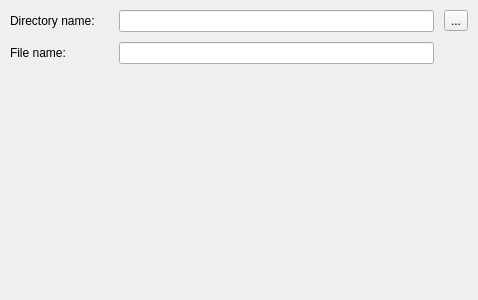
<?xml version="1.0" encoding="UTF-8"?>
<ui version="4.0">
 <class>PhotonMapExportDBParametersWidget</class>
 <widget class="QWidget" name="PhotonMapExportDBParametersWidget">
  <property name="geometry">
   <rect>
    <x>0</x>
    <y>0</y>
    <width>478</width>
    <height>300</height>
   </rect>
  </property>
  <property name="windowTitle">
   <string>Form</string>
  </property>
  <layout class="QGridLayout" name="mainLayout">
   <property name="margin">
    <number>10</number>
   </property>
   <property name="spacing">
    <number>10</number>
   </property>
   <item row="2" column="1" colspan="3">
    <widget class="QLineEdit" name="filenameDBLine"/>
   </item>
   <item row="2" column="0">
    <widget class="QLabel" name="filenameDBLabel">
     <property name="text">
      <string>File name:</string>
     </property>
    </widget>
   </item>
   <item row="1" column="4">
    <widget class="QToolButton" name="selectDirectoryDBButton">
     <property name="text">
      <string>...</string>
     </property>
    </widget>
   </item>
   <item row="1" column="1" colspan="3">
    <widget class="QLineEdit" name="saveDirectoryDBLine"/>
   </item>
   <item row="1" column="0">
    <widget class="QLabel" name="direcotryDBLabel">
     <property name="text">
      <string>Directory name:</string>
     </property>
    </widget>
   </item>
   <item row="3" column="0">
    <spacer name="verticalSpacer">
     <property name="orientation">
      <enum>Qt::Vertical</enum>
     </property>
     <property name="sizeHint" stdset="0">
      <size>
       <width>20</width>
       <height>40</height>
      </size>
     </property>
    </spacer>
   </item>
  </layout>
 </widget>
 <resources/>
 <connections/>
</ui>
